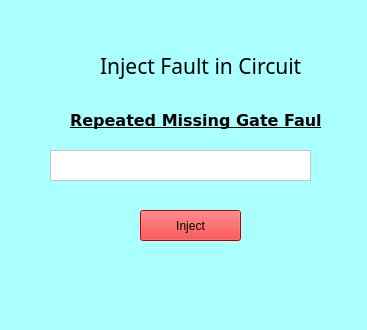
<?xml version="1.0" encoding="UTF-8"?>
<ui version="4.0">
 <class>TruthTableGenerator</class>
 <widget class="QMainWindow" name="TruthTableGenerator">
  <property name="geometry">
   <rect>
    <x>0</x>
    <y>0</y>
    <width>367</width>
    <height>330</height>
   </rect>
  </property>
  <property name="windowTitle">
   <string>InjectFault::RMGF</string>
  </property>
  <property name="styleSheet">
   <string notr="true">background-color: rgb(170, 255, 255);
border-color: rgb(0, 0, 0);
border-bottom-color: rgb(0, 0, 0);</string>
  </property>
  <widget class="QWidget" name="centralwidget">
   <widget class="QLabel" name="label">
    <property name="geometry">
     <rect>
      <x>70</x>
      <y>80</y>
      <width>251</width>
      <height>81</height>
     </rect>
    </property>
    <property name="font">
     <font>
      <family>DejaVu Sans</family>
      <pointsize>12</pointsize>
      <weight>75</weight>
      <bold>true</bold>
      <underline>true</underline>
     </font>
    </property>
    <property name="text">
     <string>Repeated Missing Gate Fault </string>
    </property>
   </widget>
   <widget class="QLabel" name="label_2">
    <property name="geometry">
     <rect>
      <x>100</x>
      <y>40</y>
      <width>251</width>
      <height>51</height>
     </rect>
    </property>
    <property name="font">
     <font>
      <family>Ubuntu Condensed</family>
      <pointsize>16</pointsize>
      <weight>50</weight>
      <italic>false</italic>
      <bold>false</bold>
     </font>
    </property>
    <property name="text">
     <string>Inject Fault in Circuit</string>
    </property>
   </widget>
   <widget class="QPushButton" name="run">
    <property name="geometry">
     <rect>
      <x>140</x>
      <y>210</y>
      <width>101</width>
      <height>31</height>
     </rect>
    </property>
    <property name="styleSheet">
     <string notr="true">background-color: rgb(255, 0, 0);</string>
    </property>
    <property name="text">
     <string>Inject</string>
    </property>
   </widget>
   <widget class="QTextEdit" name="filename">
    <property name="geometry">
     <rect>
      <x>50</x>
      <y>150</y>
      <width>261</width>
      <height>31</height>
     </rect>
    </property>
    <property name="styleSheet">
     <string notr="true">color: rgb(170, 255, 0);
color: rgb(0, 0, 0);
background-color: rgb(255, 255, 255);</string>
    </property>
   </widget>
  </widget>
  <widget class="QMenuBar" name="menubar">
   <property name="geometry">
    <rect>
     <x>0</x>
     <y>0</y>
     <width>367</width>
     <height>23</height>
    </rect>
   </property>
  </widget>
  <widget class="QStatusBar" name="statusbar"/>
 </widget>
 <resources/>
 <connections/>
</ui>
